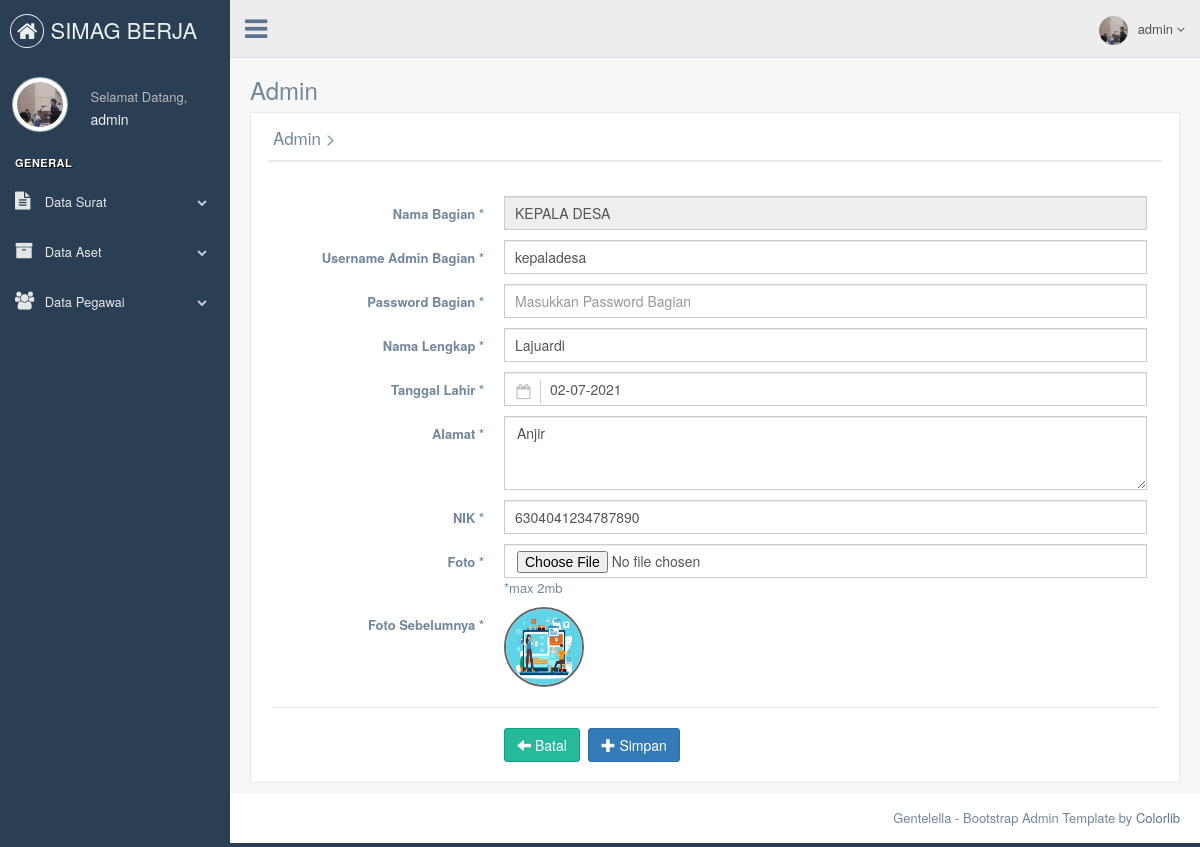
/admin/editbagian.php?id_bagian=29 (signed in), run on the app's committed database.
### tables this page shows
CREATE TABLE `tb_bagian` (
  `id_bagian` int(11) NOT NULL,
  `nama_bagian` varchar(120) NOT NULL,
  `username_admin_bagian` varchar(50) NOT NULL,
  `password_bagian` varchar(50) NOT NULL,
  `nama_lengkap` varchar(70) NOT NULL,
  `tanggal_lahir_bagian` date NOT NULL,
  `alamat` text NOT NULL,
  `nik_bagian` varchar(16) NOT NULL,
  `gambar` varchar(255) NOT NULL
);

### admin/editbagian.php (the view, shortened to what this page needs)
<!DOCTYPE html>
<html lang="en">
  <head>
    <link href="../assets/vendors/bootstrap/dist/css/bootstrap.min.css" rel="stylesheet">
    <link href="../assets/vendors/font-awesome/css/font-awesome.min.css" rel="stylesheet">
    <link href="../assets/vendors/nprogress/nprogress.css" rel="stylesheet">
    <link href="../assets/vendors/iCheck/skins/flat/green.css" rel="stylesheet">
    <link href="../assets/vendors/google-code-prettify/bin/prettify.min.css" rel="stylesheet">
    <link href="../assets/vendors/select2/dist/css/select2.min.css" rel="stylesheet">
    <link href="../assets/vendors/switchery/dist/switchery.min.css" rel="stylesheet">
    <link href="../assets/vendors/bootstrap-daterangepicker/daterangepicker.css" rel="stylesheet">
    <link href="../assets/vendors/bootstrap-datetimepicker/build/css/bootstrap-datetimepicker.css" rel="stylesheet">
    <link href="../assets/vendors/starrr/dist/starrr.css" rel="stylesheet">
    <link href="../assets/vendors/bootstrap-daterangepicker/daterangepicker.css" rel="stylesheet">
    <link href="../assets/build/css/custom.min.css" rel="stylesheet">
  </head>
  <body class="nav-md">
    <div class="container body">
      <div class="main_container">
        <?php
        include("sidebarmenu.php");
        ?>
        <?php
        include("header.php");
        ?>
        <div class="right_col" role="main">
          <div class="">
            <div class="page-title">
              <div class="title_left">
                <h3>Admin</h3>
              </div>
            </div>
            <div class="clearfix"></div>
            <div class="row">
              <div class="col-md-12 col-sm-12 col-xs-12">
                <div class="x_panel">
                  <div class="x_title">
                    <h2>Admin ><small>Edit Bagian</small></h2>
                    <div class="clearfix"></div>
                  </div>
                  <div class="x_content">
                    <br />
                    <form action="proses/proses_editbagian.php" method="post" enctype="multipart/form-data" id="demo-form2" name="formupdate" data-parsley-validate class="form-horizontal form-label-left">
                            <?php include '../koneksi/koneksi.php';
                            $id			= mysqli_real_escape_string($db,$_GET['id_bagian']);
                            $sql  		= "SELECT * FROM tb_bagian where id_bagian='".$id."'";
                            $query  	= mysqli_query($db, $sql);
                            $data 		= mysqli_fetch_array($query);
                            $tgl_lahir = $data['tanggal_lahir_bagian'];
                            $tgl_lahir = date('m-d-Y', strtotime("$tgl_lahir"));?>
                      <div class="form-group">
                        <label class="control-label col-md-3 col-sm-3 col-xs-12" for="last-name">Nama Bagian <span class="required">*</span>
                        </label>
                        <div class="col-md-9 col-sm-9 col-xs-12">
                          <input value="<?php echo $data['nama_bagian'];?>" type="text" id="nama_bagian" name="nama_bagian" required="required"  placeholder="Masukkan Nama Bagian" class="form-control col-md-7 col-xs-12" readonly="readonly">
                        </div>
                      </div>
                      <div class="form-group">
                        <label class="control-label col-md-3 col-sm-3 col-xs-12" for="last-name">Username Admin Bagian <span class="required">*</span>
                        </label>
                        <div class="col-md-9 col-sm-9 col-xs-12">
                          <input value="<?php echo $data['username_admin_bagian'];?>" type="text" id="username_admin_bagian" name="username_admin_bagian" required="required" maxlength="50" placeholder="Masukkan Username Admin Bagian" class="form-control col-md-7 col-xs-12">
                        </div>
                      </div>
                      <div class="form-group">
                        <label class="control-label col-md-3 col-sm-3 col-xs-12" for="last-name">Password Bagian <span class="required">*</span>
                        </label>
                        <div class="col-md-9 col-sm-9 col-xs-12">
                          <input type="password" id="password_bagian" name="password_bagian" required="required" maxlength="50" placeholder="Masukkan Password Bagian" class="form-control col-md-7 col-xs-12">
                        </div>
                      </div>
                      <div class="form-group">
                        <label class="control-label col-md-3 col-sm-3 col-xs-12" for="last-name">Nama Lengkap <span class="required">*</span>
                        </label>
                        <div class="col-md-9 col-sm-9 col-xs-12">
                          <input value="<?php echo $data['nama_lengkap'];?>" type="text" id="nama_lengkap" name="nama_lengkap" required="required" maxlength="70" placeholder="Masukkan Nama Lengkap" class="form-control col-md-7 col-xs-12">
                        </div>
                      </div>
                      <div class="form-group">
                        <label class="control-label col-md-3 col-sm-3 col-xs-12" for="first-name">Tanggal Lahir <span class="required">*</span>
                        </label>
                        <div class="col-md-9 col-sm-9 col-xs-12">
                        <fieldset>
                          <div class="control-group">
                            <div class="controls">
                                <input type="text" value="<?php echo "$tgl_lahir" ?>" class="form-control has-feedback-left" id="single_cal3" name="tanggal_lahir_bagian" placeholder="" aria-describedby="inputSuccess2Status3" required="required">
                            </div>
                          </div>
                        </fieldset>
                        </div>
                      </div>
                      <div class="form-group">
                        <label class="control-label col-md-3 col-sm-3 col-xs-12">Alamat <span class="required">*</span>
                        </label>
                        <div class="col-md-9 col-sm-9 col-xs-12">
                          <textarea id="alamat" name="alamat" required="required" class="form-control" rows="3" placeholder='Masukkan Alamat'><?php echo $data['alamat'];?></textarea>
                        </div>
                      </div>
                      <div class="form-group">
                        <label class="control-label col-md-3 col-sm-3 col-xs-12" for="last-name">NIK <span class="required">*</span>
                        </label>
                        <div class="col-md-9 col-sm-9 col-xs-12">
                          <input value="<?php echo $data['nik_bagian'];?>" type="text" onkeyup="validAngka(this)" id="nik_bagian" name="nik_bagian" required="required" maxlength="16" placeholder="Masukkan NIK" class="form-control col-md-7 col-xs-12">
                        </div>
                      </div>
                      <div class="form-group">
                        <label class="control-label col-md-3 col-sm-3 col-xs-12">Foto <span class="required">*</span>
                        </label>
                        <div class="col-md-9 col-sm-9 col-xs-12">
                         <input name="gambar" accept="image/png,image/jpeg,image/jpg" type="file" id="gambar" class="form-control" autocomplete="off"/> *max 2mb
                        </div>
                      </div>
                      <div class="form-group">
                        <label class="control-label col-md-3 col-sm-3 col-xs-12">Foto Sebelumnya <span class="required">*</span>
                        </label>
                        <div class="col-md-9 col-sm-9 col-xs-12">
                          <img src="../bagian/images/<?php echo $data['gambar']; ?>" class="img-circle" height="80" width="80" style="border: 2px solid #666666;" />
                        </div>
                      </div>
                      <div class="ln_solid"></div>
                      <div class="form-group">
                        <div class="col-md-6 col-sm-6 col-xs-12 col-md-offset-3">
                          <a href="databagian.php" class="btn btn-success"><span class="glyphicon glyphicon-arrow-left"></span> Batal</a>
                          <button type="submit" name="input" value="Simpan" class="btn btn-primary"><i class="glyphicon glyphicon-plus"></i> Simpan</button>
                        </div>
                      </div>
                    </form>
                  </div>
                </div>
              </div>
            </div>
          </div>
        </div>
        <footer>
          <div class="pull-right">
            Gentelella - Bootstrap Admin Template by <a href="https://colorlib.com">Colorlib</a>
          </div>
          <div class="clearfix"></div>
        </footer>
      </div>
    </div>
  </body>
</html>

### admin/sidebarmenu.php (shortened to what this page needs)
<?php
	 include '../koneksi/koneksi.php';
			$sql  		= "SELECT * FROM tb_admin where id_admin='".$_SESSION['id']."'";
			$query  	= mysqli_query($db, $sql);
			$data 		= mysqli_fetch_array($query);
?>
        <div class="col-md-3 left_col">
          <div class="left_col scroll-view">
            <div class="navbar nav_title" style="border: 0; background-colour : #20c997;">
              <a href="index.php" class="site_title"><i class="fa fa-home"></i> <span> SIMAG BERJA</span></a>
            </div>
            <div class="profile clearfix">
              <div class="profile_pic">
                <img src="images/<?php echo $data['gambar']; ?>" height="55" width="55" alt="" class="img-circle profile_img">
              </div>
              <div class="profile_info">
                <span>Selamat Datang,</span>
                <h2><?php echo $_SESSION['nama'];?></h2>
              </div>
            </div>
            <br />
            <div id="sidebar-menu" class="main_menu_side hidden-print main_menu">
              <div class="menu_section">
                <h3>General</h3>
                <ul class="nav side-menu">
                  <li><a><i class="fa fa-file-text"></i> Data Surat <span class="fa fa-chevron-down"></span></a>
                  </li>
                  <li><a><i class="fa fa-archive"></i> Data Aset <span class="fa fa-chevron-down"></span></a>
                  </li>
                  <li><a><i class="fa fa-users"></i> Data Pegawai <span class="fa fa-chevron-down"></span></a>
                  </li>
                </ul>
              </div>
            </div>
          </div>
        </div>

### admin/header.php (shortened to what this page needs)
<?php
include '../koneksi/koneksi.php';
$sql  		= "SELECT * FROM tb_admin where id_admin='".$_SESSION['id']."'";
$query  	= mysqli_query($db, $sql);
$data 		= mysqli_fetch_array($query);
?>
        <div class="top_nav">
          <div class="nav_menu" style="background-colour : dogeblue;">
            <nav>
              <div class="nav toggle">
                <a id="menu_toggle"><i class="fa fa-bars"></i></a>
              </div>
              <ul class="nav navbar-nav navbar-right">
                <li class="">
                  <a href="javascript:;" class="user-profile dropdown-toggle" data-toggle="dropdown" aria-expanded="false">
                    <img src="images/<?php echo $data['gambar']; ?>" alt=""><?php echo $_SESSION['nama'];?>
                    <span class=" fa fa-angle-down"></span>
                  </a>
                </li>
              </ul>
            </nav>
          </div>
        </div>

### data on the page
tb_bagian: nama_bagian "KEPALA DESA", username_admin_bagian "kepaladesa", nama_lengkap "Lajuardi", tanggal_lahir_bagian "02-07-2021", alamat "Anjir", nik_bagian "6304041234787890", gambar (picture)

### other printed values
$_SESSION['nama'] "admin"
